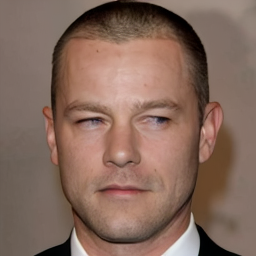
#> input picture images/0.png, 256 x 256 px, found by its file name; its folder holds 5 pictures in this run
$ jupyter execute --allow-errors test.ipynb
#> lines starting #> are read from the running program, lines starting #| are printed output that depends on the picture; after the words box and inside, x2 and y2 are one past the last pixel; in counts of white or black regions, pixels touching at a corner belong together
#> further down, image is the input picture: shape (256, 256, 3); mean R, G, B 132.9, 105.2, 92.4
[cell 1]
import os
import skimage as ski
from PIL import Image
import matplotlib.pyplot as plt
import numpy as np
from scipy import ndimage

from skimage import exposure, restoration, filters, feature, morphology, util

def show_grid(images, transform_fn, title_prefix="", cmap="gray", nrows=6, ncols=5, figsize=(12, 8)):
    fig, axes = plt.subplots(nrows, ncols, figsize=figsize)
    axes = axes.flatten()

    for idx, ax in enumerate(axes):
        if idx < len(images):
            out = transform_fn(images[idx])
            ax.imshow(out, cmap=cmap)
            ax.set_title(f"{title_prefix}{idx}")
        ax.axis("off")

    plt.tight_layout()
    plt.show()

images = []
#> (the rest of this cell did not finish here and is left out)

[cell 2]
# 6 x 5
fig, axes = plt.subplots(6, 5, figsize=(12, 8))
axes = axes.flatten()

for idx, ax in enumerate(axes):
    if idx < len(images):

        image = images[idx]
        image = ski.color.rgb2gray(image)
        edges = ski.feature.canny(image)


        ax.imshow(edges, cmap='gray')
        ax.set_title(f"Image-{idx}")
    ax.axis('off')
#> this loop made 30 passes
#> pass 1, `edges = ski.feature.canny(image)`:
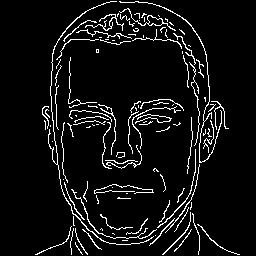
#> edges: shape (256, 256) bool; 6.6% white in thin lines or dots, all inside (x1, y1, x2, y2) = (35, 1, 240, 255)
plt.tight_layout()
plt.show()

[cell 3]
fig, axes = plt.subplots(6, 5, figsize=(12, 8))
axes = axes.flatten()

for idx, ax in enumerate(axes):
    if idx < len(images):

        image = images[idx]
        image = ski.color.rgb2gray(image)
        edges = ndimage.prewitt(image)

        ax.imshow(edges, cmap='gray')
        ax.set_title(f"Image-{idx}")
    ax.axis('off')
#> this loop made 30 passes
#> pass 1, `edges = ndimage.prewitt(image)`:
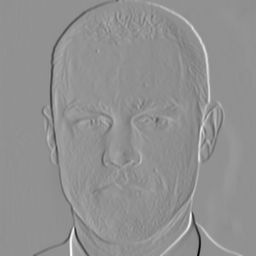
#> edges: shape (256, 256) float64; min -2.1, max 1.59, mean 0.00153; drawn with min black and max white
plt.tight_layout()
plt.show()

[cell 4]
fig, axes = plt.subplots(6, 5, figsize=(12, 8))
axes = axes.flatten()

for idx, ax in enumerate(axes):
    if idx < len(images):

        image = images[idx]
        image = ski.color.rgb2gray(image)
        image = ndimage.sobel(image)

        ax.imshow(image, cmap='gray')
        ax.set_title(f"Image-{idx}")
    ax.axis('off')
plt.tight_layout()
plt.show()

[cell 5]
fig, axes = plt.subplots(6, 5, figsize=(12, 8))
axes = axes.flatten()

for idx, ax in enumerate(axes):
    if idx < len(images):

        image = images[idx]
        image = ski.color.rgb2gray(image)
        image = ski.filters.sobel(image)

        ax.imshow(image, cmap='gray')
        ax.set_title(f"Image-{idx}")
    ax.axis('off')
plt.tight_layout()
plt.show()

[cell 6]
fig, axes = plt.subplots(6, 5, figsize=(12, 8))
axes = axes.flatten()

for idx, ax in enumerate(axes):
    if idx < len(images):

        image = images[idx]
        image = ski.color.rgb2gray(image)
        image = ski.filters.difference_of_gaussians(image, low_sigma=1.5)

        ax.imshow(image, cmap='gray')
        ax.set_title(f"Image-{idx}")
    ax.axis('off')
plt.tight_layout()
plt.show()

[cell 7]
fig, axes = plt.subplots(6, 5, figsize=(12, 8))
axes = axes.flatten()

for idx, ax in enumerate(axes):
    if idx < len(images):

        image = images[idx]
        image = ski.color.rgb2gray(image)
        image = ski.filters.roberts(image)

        ax.imshow(image, cmap='gray')
        ax.set_title(f"Image-{idx}")
    ax.axis('off')
plt.tight_layout()
plt.show()

[cell 8]
fig, axes = plt.subplots(6, 5, figsize=(12, 8))
axes = axes.flatten()

for idx, ax in enumerate(axes):
    if idx < len(images):

        image = images[idx]
        image = ski.color.rgb2gray(image)
        image = ski.filters.sato(image)

        ax.imshow(image, cmap='gray')
        ax.set_title(f"Image-{idx}")
    ax.axis('off')
plt.tight_layout()
plt.show()

[cell 9]
fig, axes = plt.subplots(6, 5, figsize=(12, 8))
axes = axes.flatten()

for idx, ax in enumerate(axes):
    if idx < len(images):

        image = images[idx]
        image = ski.color.rgb2gray(image)
        image = ski.filters.scharr(image)

        ax.imshow(image, cmap='gray')
        ax.set_title(f"Image-{idx}")
    ax.axis('off')
plt.tight_layout()
plt.show()

[cell 10]
fig, axes = plt.subplots(6, 5, figsize=(12, 8))
axes = axes.flatten()

for idx, ax in enumerate(axes):
    if idx < len(images):

        image = images[idx]
        image = ski.color.rgb2gray(image)

        ax.imshow(image, cmap='gray')
        ax.set_title(f"Image-{idx}")
    ax.axis('off')
plt.tight_layout()
plt.show()

[cell 11]
import numpy as np
import skimage as ski
from skimage import exposure, restoration, filters, feature, morphology, util

def enhance_general_features(img_rgb,
                             denoise_strength=0.08,
                             clahe_clip=0.01,
                             unsharp_radius=1.2,
                             unsharp_amount=1.2,
                             edge_sigma=1.2,
                             edge_alpha=0.25):
    gray = ski.color.rgb2gray(img_rgb)
    gray = util.img_as_float(gray)
    den = restoration.denoise_bilateral(
        gray,
        sigma_color=denoise_strength,
        sigma_spatial=3,
        channel_axis=None
    )

    lc = exposure.equalize_adapthist(den, clip_limit=clahe_clip)

    enhanced = filters.unsharp_mask(lc, radius=unsharp_radius, amount=unsharp_amount)
    enhanced = np.clip(enhanced, 0, 1)

    edges = feature.canny(enhanced, sigma=edge_sigma)
    edges = morphology.binary_dilation(edges, morphology.disk(1))
    edges_overlay = enhanced.copy()
    edges_overlay[edges] = np.clip(edges_overlay[edges] + edge_alpha, 0, 1)

    return enhanced, edges_overlay, edges.astype(float)

def normalize_illumination(gray, sigma=20):
    background = filters.gaussian(gray, sigma=sigma)
    norm = gray - background
    norm = (norm - norm.min()) / (norm.max() - norm.min() + 1e-8)
    return norm

fig, axes = plt.subplots(6, 5, figsize=(12, 8))
axes = axes.flatten()

for idx, ax in enumerate(axes):
    if idx < len(images):
        image = normalize_illumination(images[idx])
        enhanced, overlay, edges_only = enhance_general_features(image)
        ax.imshow(overlay, cmap="gray")   # <- try enhanced vs overlay
        ax.set_title(f"Image-{idx}")
    ax.axis("off")
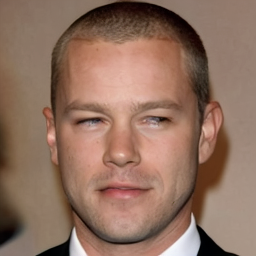
#> image: shape (256, 256, 3) float64; mean R, G, B 0.569, 0.443, 0.378

plt.tight_layout()
plt.show()

[cell 12]
import cv2
import numpy as np
import matplotlib.pyplot as plt

def display_image(title, image):
    plt.figure(figsize=(5, 5))
    if image.ndim == 2:
        plt.imshow(image, cmap="gray")
    else:
        plt.imshow(cv2.cvtColor(image, cv2.COLOR_BGR2RGB))
    plt.title(title)
    plt.axis("off")
    plt.show()

image_path = "./images/0.png"
image = images[0]
if image is None:
    raise FileNotFoundError(f"Could not read image at {image_path}")

image_resized = cv2.resize(image, (500, 600))
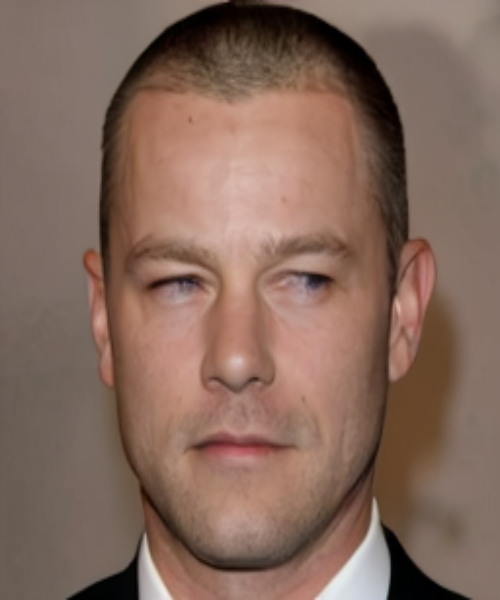
#> image_resized: shape (600, 500, 3); mean R, G, B 132.8, 105.1, 92.3
image_bw = cv2.cvtColor(image_resized, cv2.COLOR_BGR2GRAY)
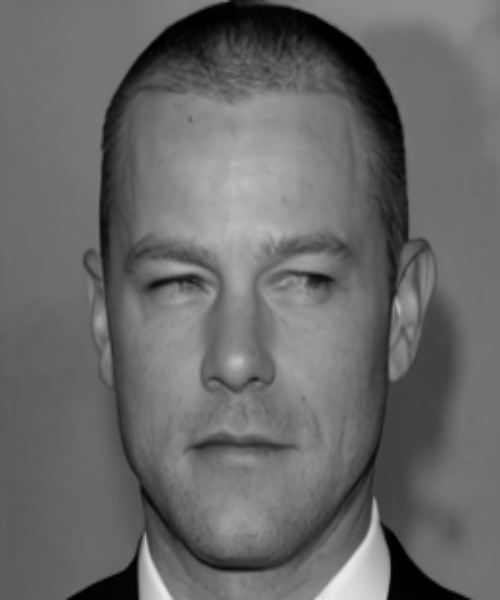
#> image_bw: shape (600, 500); min 0, max 234, mean 104.4

clahe = cv2.createCLAHE(clipLimit=5, tileGridSize=(8, 8))
clahe_img = clahe.apply(image_bw)
clahe_img = cv2.add(clahe_img, 30)
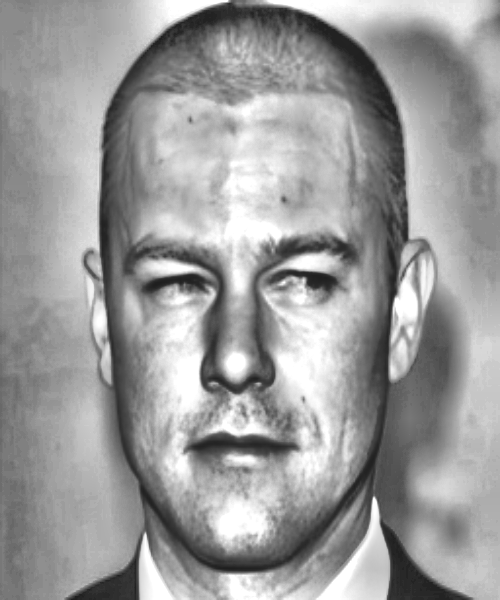
#> clahe_img: shape (600, 500); min 30, max 255, mean 155.3

_, threshold_img = cv2.threshold(image_bw, 155, 255, cv2.THRESH_BINARY)
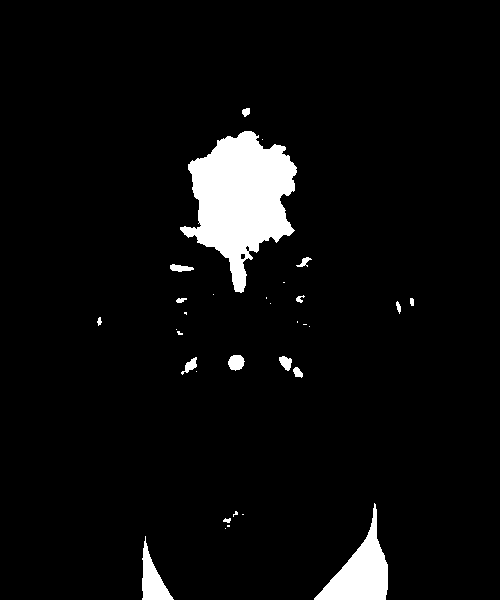
#> threshold_img: shape (600, 500); 5.1% white; 32 white regions (16 under 20 px), largest, box (x1, y1, x2, y2) and area: (180, 131, 297, 293) 10454, (314, 503, 388, 600) 2974, (142, 536, 174, 600) 892

display_image("Ordinary Threshold", threshold_img)
display_image("CLAHE Image", clahe_img)

clahe = cv2.createCLAHE(clipLimit=2.0, tileGridSize=(8, 8))
lc = clahe.apply(image_bw)
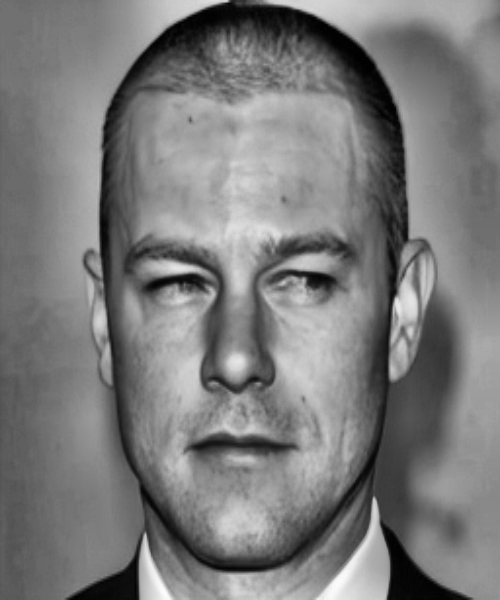
#> lc: shape (600, 500); min 1, max 252, mean 122.4
blur = cv2.GaussianBlur(lc, (0, 0), sigmaX=1.2)
enhanced = cv2.addWeighted(lc, 1.6, blur, -0.6, 0)

display_image("Enhanced (CLAHE + Unsharp)", enhanced)

[cell 13]
def normalize_illumination_gray(gray, sigma=20):
    bg = filters.gaussian(gray, sigma=sigma)
    norm = gray - bg
    norm = (norm - norm.min()) / (norm.max() - norm.min() + 1e-8)
    return norm

def enhance_general_features(img_rgb,
                             denoise_strength=0.08,
                             clahe_clip=0.01,
                             unsharp_radius=1.2,
                             unsharp_amount=1.2,
                             edge_sigma=1.2,
                             edge_alpha=0.25,
                             illum_sigma=20,
                             do_illum_norm=True,
                             return_mode="overlay"):
    gray = ski.color.rgb2gray(img_rgb)
    gray = util.img_as_float(gray)

    if do_illum_norm:
        gray = normalize_illumination_gray(gray, sigma=illum_sigma)

    den = restoration.denoise_bilateral(
        gray,
        sigma_color=denoise_strength,
        sigma_spatial=3,
        channel_axis=None
    )

    lc = exposure.equalize_adapthist(den, clip_limit=clahe_clip)
    enhanced = filters.unsharp_mask(lc, radius=unsharp_radius, amount=unsharp_amount)
    enhanced = np.clip(enhanced, 0, 1)

    edges = feature.canny(enhanced, sigma=edge_sigma)
    edges = morphology.binary_dilation(edges, morphology.disk(1))

    if return_mode == "edges":
        return edges.astype(float)

    if return_mode == "enhanced":
        return enhanced

    overlay = enhanced.copy()
    overlay[edges] = np.clip(overlay[edges] + edge_alpha, 0, 1)
    return overlay


show_grid(
    images,
    transform_fn=lambda im: enhance_general_features(im, return_mode="overlay"),
    title_prefix="Image-"
)
#> the loop in show_grid, `for idx, ax in enumerate(axes):` made 30 passes
#> pass 1, in normalize_illumination_gray, `norm = gray - bg`:
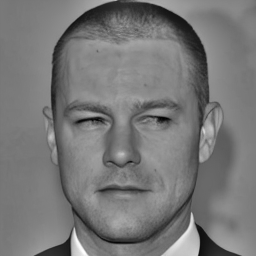
#> norm: shape (256, 256) float64; min -0.442, max 0.49, mean -0.00292; drawn with min black and max white
#> in show_grid, `plt.show()`:
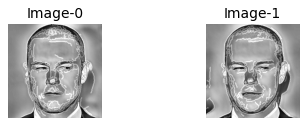
#> figure drawn by matplotlib, 2 panels

show_grid(
    images,
    transform_fn=lambda im: enhance_general_features(im, return_mode="enhanced"),
    title_prefix="Image-"
)

show_grid(
    images,
    transform_fn=lambda im: enhance_general_features(im, return_mode="edges"),
    title_prefix="Image-"
)
